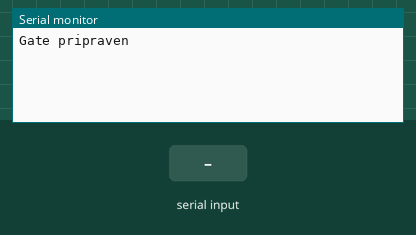
Simulated run of this sketch. Board: Arduino Uno, built with avr-gcc and run on an emulated ATmega328P. Shown: the last lines printed to the serial monitor. The test bench sets the inputs (shaded band).

Above: at 1.2 s.
1.3 s: "RGB 90\n" received over Serial
At 2.5 s:
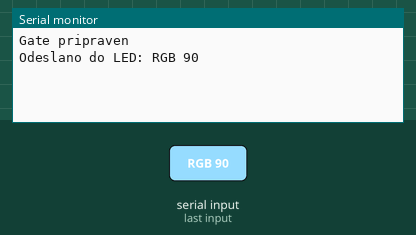
2.8 s: "TEMP\n" received over the second serial link
At 3.1 s:
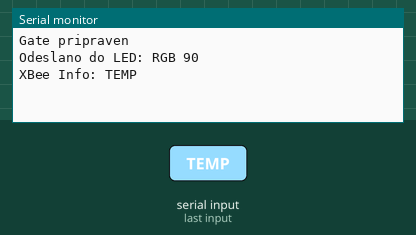
4.3 s: "RGB ,45\n" received over Serial
At 4.9 s:
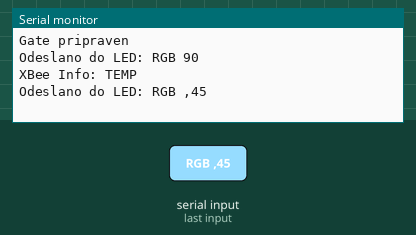
5.8 s: "LIGHT\n" received over the second serial link
At 6.6 s:
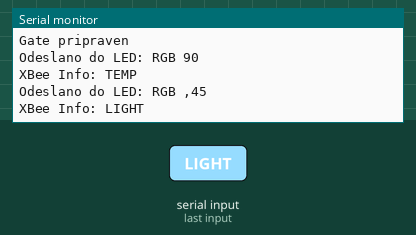
7.3 s: "RGB \n" received over the second serial link
At 7.8 s:
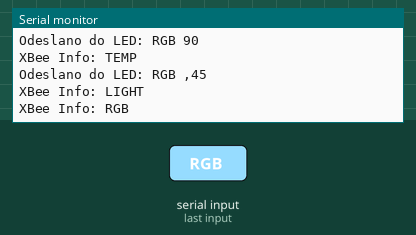
8.8 s: "90,45\n" received over the second serial link
At 10.1 s:
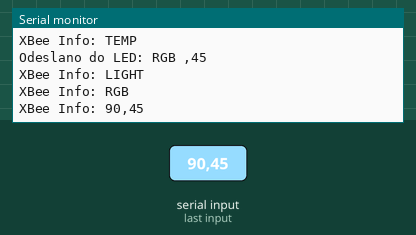

The sketch:

gate_2.ino
```cpp
#include <SoftwareSerial.h>

SoftwareSerial xbee(2, 3);

void setup() {
  Serial.begin(9600);
  xbee.begin(9600);
  Serial.println("Gate pripraven");
}

void loop() {
  // -------------------
  // PŘÍKAZY Z BACKENDU
  // -------------------
  if (Serial.available()) {
    String cmd = Serial.readStringUntil('\n');
    cmd.trim();

    if (cmd == "TEMP") {
      xbee.println("GET_TEMP");
    }
    else if (cmd == "LIGHT") {
      xbee.println("GET_LIGHT");
    }
    else if (cmd.startsWith("RGB ")) {
      xbee.println(cmd);
      Serial.println("Odeslano do LED: " + cmd);
    }
  }

  // ----------------------------
  // PŘÍJEM ODPOVĚDÍ ZE SENSORŮ
  // ----------------------------
  if (xbee.available()) {
    String response = xbee.readStringUntil('\n');
    response.trim();

    if (response.startsWith("LIGHT ")) {
      int val = response.substring(6).toInt();
      Serial.print("LIGHT:"); Serial.println(val);
    }
    else if (response.startsWith("TEMP ")) {
      String val = response.substring(5);
      Serial.print("teplota: "); Serial.println(val);
    }
    else if (response.length() > 0) {
      Serial.println("XBee Info: " + response);
    }
  }
}
```

Measured:
- after the input at 1.3 s, the serial monitor: prints a new line at once (image 1)
- after the input at 2.8 s, the serial monitor: prints a new line at once (image 2)
- after the input at 4.3 s, the serial monitor: prints a new line at once (image 3)
- after the input at 5.8 s, the serial monitor: prints a new line at once (image 4)
- after the input at 7.3 s, the serial monitor: prints a new line at once (image 5)
- after the input at 8.8 s, the serial monitor: prints a new line at once (image 6)
